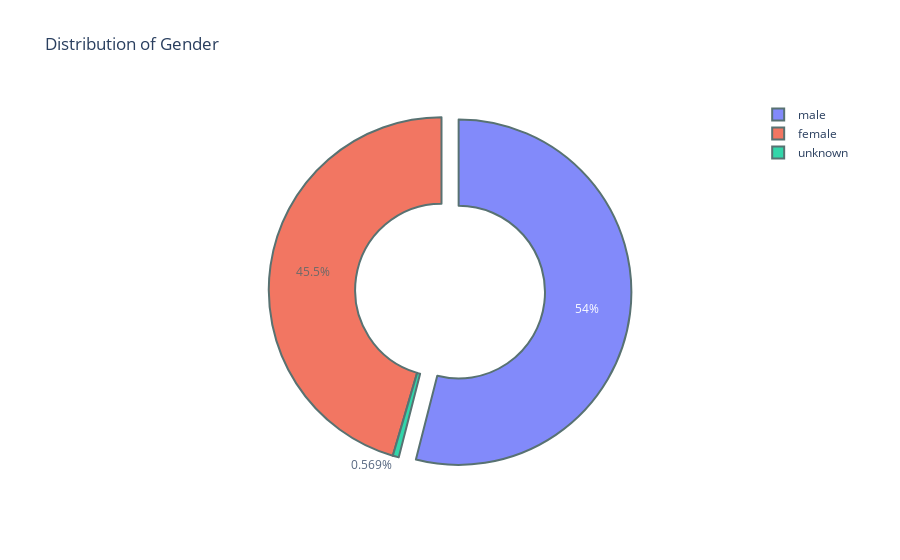

Notebook code cell kept with this figure:
### Code cell
# Generate a donut chart to visualize the distribution of gender
fig = px.pie(names=df['sex'].value_counts().index, values=df['sex'].value_counts().values,
             hole=0.5, labels={'names': 'Gender', 'values': 'Count'},
             title='Distribution of Gender')

# Identify the biggest part in the 'sex' column
fig.update_traces(marker=dict(line=dict(width=2, color='DarkSlateGray')),
                  pull=[0.1, 0], opacity=0.8)

fig.show()

### Figure 1 — Plotly figure (JSON) as saved in the notebook; plotly's stock layout.template omitted (floating-point values rounded to 4 significant figures)
{"data": [{"domain": {"x": [0, 1], "y": [0, 1]}, "hole": 0.5, "hovertemplate": "Gender=%{label}<br>Count=%{value}<extra></extra>", "labels": ["male", "female", "unknown"], "legendgroup": "", "marker": {"line": {"color": "DarkSlateGray", "width": 2}}, "name": "", "opacity": 0.8, "pull": [0.1, 0], "showlegend": true, "type": "pie", "values": [5406, 4552, 57]}], "layout": {"legend": {"tracegroupgap": 0}, "title": {"text": "Distribution of Gender"}}}
